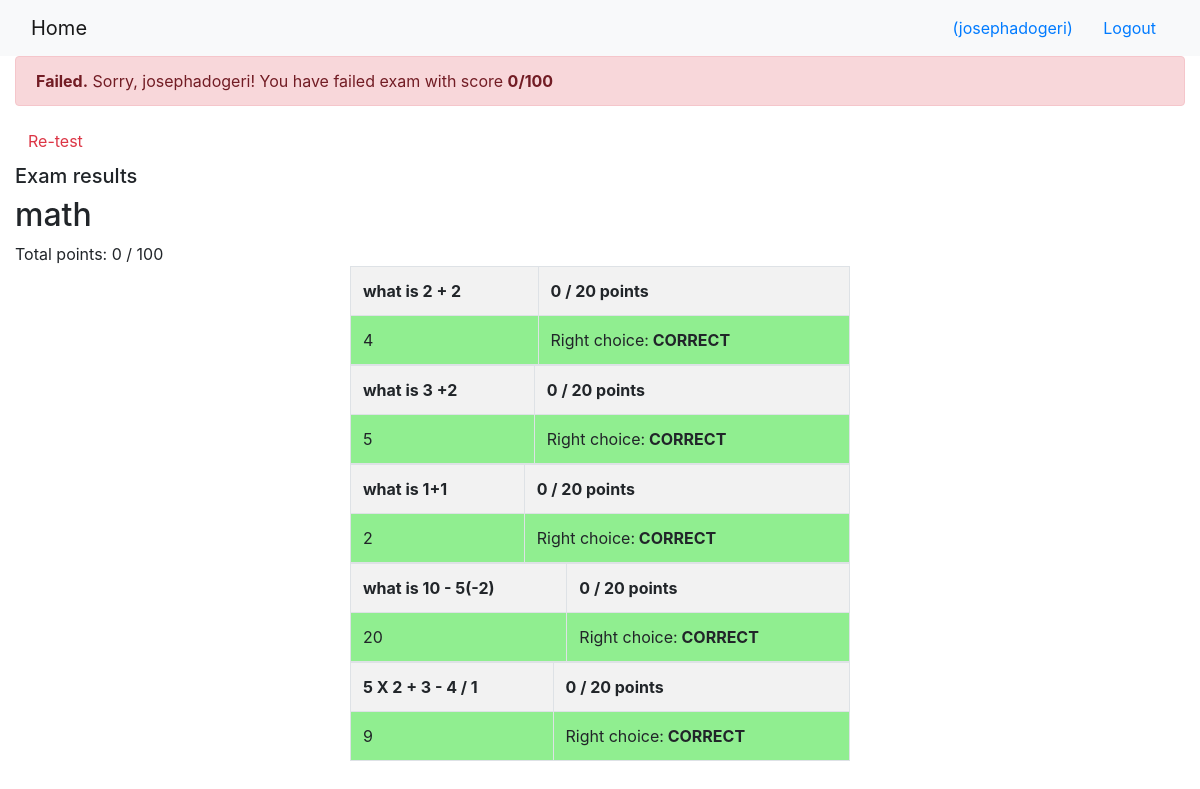
The page /onlinecourse/course/1/submission/1/result/ (signed in) on the database its author committed.
### onlinecourse/models.py (models this page shows, shortened)
class Course(models.Model):
    name = models.CharField(null=False, max_length=30, default='online course')
    image = models.ImageField(upload_to='course_images/')
    description = models.CharField(max_length=1000)
    pub_date = models.DateField(null=True)
    instructors = models.ManyToManyField(Instructor)
    users = models.ManyToManyField(
        settings.AUTH_USER_MODEL, through='Enrollment')
    total_enrollment = models.IntegerField(default=0)
    is_enrolled = False

class Question(models.Model):
    question_text = models.CharField(null=False, max_length=200,)
    questions = models.ForeignKey(Course, on_delete=models.CASCADE)
    grade = models.IntegerField(default=0)

class Choice(models.Model):
    question_id = models.ForeignKey(Question, on_delete=models.CASCADE)
    choice_text = models.CharField(max_length=200)
    is_correct = models.BooleanField(default=False)

### onlinecourse/views.py (the view, shortened to what this page needs)
# urls.py: path('course/<int:course_id>/submission/<int:submission_id>/result/', views.show_exam_result, name='show_exam_result'),
def show_exam_result(request, course_id, submission_id):
    course = get_object_or_404(Course, pk=course_id)
    submission = get_object_or_404(Submission, pk=submission_id)
    total = 0
    score = 0
    total_user = 0
    q_results = {}
    c_submits = {}
    c_results = {}
    c_obj = {}
    for q in course.question_set.all():
        q_total = 0
        total += 1
        q_total_user = 0
        points = 0
        for c in q.choice_set.all():
            q_total += 1
            print("q_total = ", q_total)
            temp_right = c.is_correct
            print("temp_right = ", temp_right)
            count = submission.choices.filter(id=c.id).count()
            print("count = ", count)
            temp_user = count > 0
            print("temp_user = ", count > 0)
            c_submits[c.id] = temp_user
            c_results[c.id] = temp_user == temp_right
            print("temp_user == temp_right ", temp_user == temp_right)
            c_obj[q.id] = c
        print("value of q.grade == ", q.grade)
        q.grade = points
        q_results[q.id] = q.grade
        total_user += q_results[q.id]
    context = {}
    context["course"] = course
    context["submission"] = submission
    context["total"] = total * 20
    context["total_user"] = total_user
    context["q_results"] = q_results
    context["c_submits"] = c_submits
    context["c_results"] = c_results
    context["c_obj"] = c_obj
    print("total user = ", total_user)
    print("total =  ", total)
    print("score = ", score)
    context["grade"] = score * 20
    return render(request, 'onlinecourse/exam_result_bootstrap.html', context)

### onlinecourse/templates/onlinecourse/exam_result_bootstrap.html (shortened to what this page needs)
<!DOCTYPE html>
<html lang="en">
<head>
    {% load static %}
    <link rel="stylesheet" href="https://maxcdn.bootstrapcdn.com/bootstrap/4.5.2/css/bootstrap.min.css">
</head>
<body>
    <nav class="navbar navbar-light bg-light">
        <div class="container-fluid">
            <div class="navbar-header">
                <a class="navbar-brand" href="{% url 'onlinecourse:index' %}">Home</a>
            </div>
            <ul class="nav navbar-nav navbar-right">
                {% if user.is_authenticated %}
                <li>
                    <a class="btn btn-link" href="#">{{ user.first_name }}({{ user.username }})</a>
                    <a class="btn btn-link" href="{% url 'onlinecourse:logout' %}">Logout</a>
                </li>
                {% endif %}
            </ul>
        </div>
    </nav>
    <div class="container-fluid">
        {% if grade >= 80 %}
        <div class="alert alert-success">
            <b>Congratulations, {{ user.username }}!</b> You have passed the exam and compleeted thhe course with score
            <b>{{ grade}}/{{ total }}</b></b>
        </div>
        {% else %}
        <div class="alert alert-danger">
            <b>Failed.</b> Sorry, {{ user.username }}! You have failed exam with score <b>{{ grade}}/{{ total }}</b></b>
        </div>
        <a class="btn btn-link text-danger" href="{% url 'onlinecourse:course_details' course.id %}">Re-test</a>
        {% endif %}
        <div class="card-columns-vertical mt-1">
            <h5 class="">Exam results</h5>
            <h2>{{ course.name }} </h2>
            Total points: {{ grade }} / {{ total }}
            {% for question in course.question_set.all %}
            <table class='table table-bordered table-striped' style='width:500px; margin:auto'>
                <tr>
                    <th colspan="1">
                        {{ question.question_text }}
                    </th>
                    <th>
                        {% for key, value in q_results.items %}
                        {% if question.id == key %}
                        {{ value }}
                        {% endif %}
                        {% endfor %}
                        / 20 points
                    </th>
                    {% for choice in question.choice_set.all %}
                    {% if choice.is_correct %}
                <tr>
                    <td style="background-color: lightgreen;">{{ choice.choice_text }} </td>
                    <td style="background-color: lightgreen;">
                        Right choice:<b> CORRECT </b>
                    </td>
                </tr>
                {% endif %}
                {% endfor %}
                </tr>
            </table>
            {% endfor %}
        </div>
    </div>
</body>
</html>

### rows shown on the page
Course: name "math"
Question: question_text "what is 2 + 2", q_results "0"
Choice: choice_text "4"
Question: question_text "what is 3 +2", q_results "0"
Choice: choice_text "5"
Question: question_text "what is 1+1", q_results "0"
Choice: choice_text "2"
Question: question_text "what is 10 - 5(-2)", q_results "0"
Choice: choice_text "20"
Question: question_text "5 X 2 + 3 - 4 / 1", q_results "0"
Choice: choice_text "9"

### other values the page prints
{{ user.username }} "josephadogeri"
{{ grade }} "0"
{{ total }} "100"
